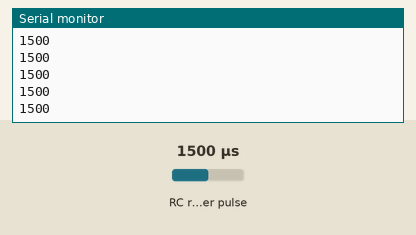
This sketch was run on a simulated Arduino Uno, built with avr-gcc and run on an emulated ATmega328P. Shown: the last lines printed to the serial monitor. Wiring (inferred from the names in the program): RC receiver channel: data pin 3. The inputs (shaded band) are chosen by the test bench; at power-on: RC receiver pulse 1500 µs.

Above: at 1.2 s.
1.3 s: RC receiver pulse (sensor on pin 3) set to 1020 µs
At 1.8 s:
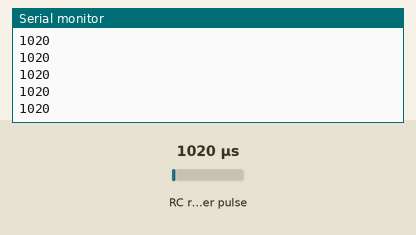
2.8 s: RC receiver pulse (sensor on pin 3) set to 1250 µs
At 3.6 s:
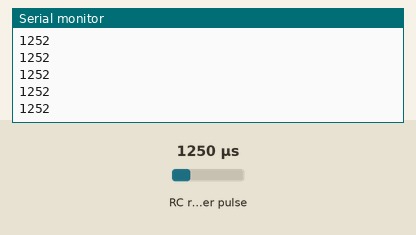
Timing chart, 0 to 5.8 s (numbered marks = the images above; inputs shaded):
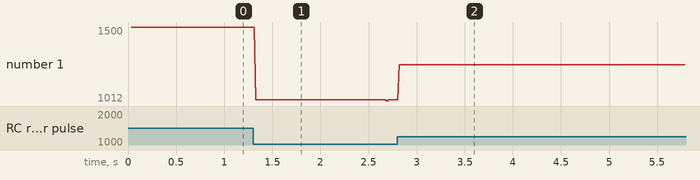

Measured:
- after the input at 1.3 s, the serial monitor: prints a new line at once (image 1)
- after the input at 2.8 s, the serial monitor: prints a new line at once (image 2)
- plotted number 1: 1500 → 1020 after the input at 1.3 s, 1020 → 1252 after the input at 2.8 s

The sketch:

arduino_rc_reader.ino
```cpp
/*
  RC PWM → Serial  (Arduino Uno)
  ================================
  Reads a single PWM channel from your RC receiver (e.g. steering channel)
  and sends the pulse-width in microseconds as a plain integer line:
      1523\n

  Wire:
    RC receiver  CH1  →  Arduino Pin 2  (interrupt-capable)
    RC receiver  GND  →  Arduino GND
    (No shared power needed if receiver has its own supply)

  The Python Webots controller reads this over USB Serial.
*/

const int RC_PIN = 3;       // must be interrupt-capable on Uno (2 or 3)
const int BAUD   = 9600;

volatile unsigned long risingTime  = 0;
volatile unsigned int  pulseWidth  = 1500;   // default = centre
volatile bool          newPulse    = false;

// ── ISR ──────────────────────────────────────────────────────────────────────
void rcISR() {
  if (digitalRead(RC_PIN) == HIGH) {
    risingTime = micros();
  } else {
    unsigned long pw = micros() - risingTime;
    // Sanity-check: valid RC pulse is 800–2200 µs
    if (pw >= 800 && pw <= 2200) {
      pulseWidth = (unsigned int)pw;
      newPulse   = true;
    }
  }
}

// ── SETUP ────────────────────────────────────────────────────────────────────
void setup() {
  Serial.begin(BAUD);
  pinMode(RC_PIN, INPUT);
  attachInterrupt(digitalPinToInterrupt(RC_PIN), rcISR, CHANGE);
}

// ── LOOP ─────────────────────────────────────────────────────────────────────
void loop() {
  if (newPulse) {
    noInterrupts();
    unsigned int pw = pulseWidth;
    newPulse = false;
    interrupts();

    Serial.println(pw);   // e.g.  "1523\n"
  }
  // ~50 Hz max output – RC frames arrive every 20 ms anyway
  delay(18);
}
```
